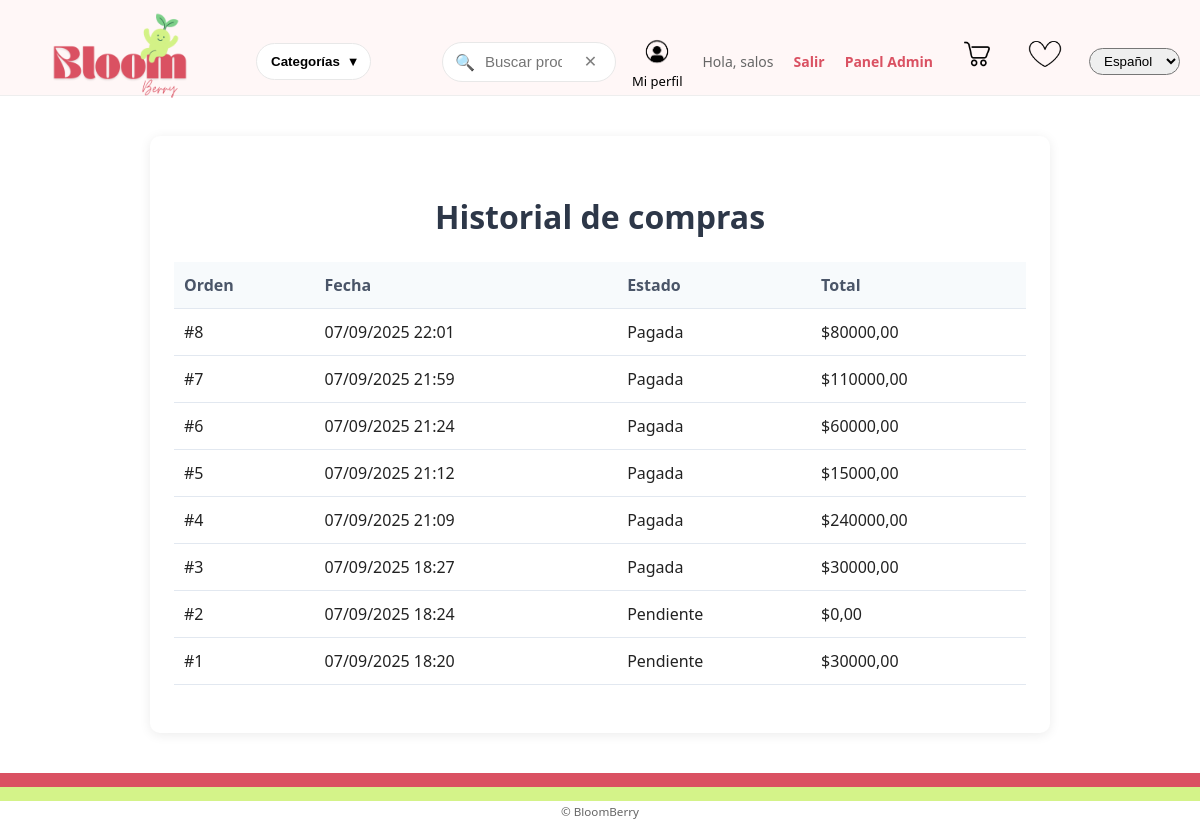
The page /orders/history/ (signed in) on the database its author committed.
### orders/models.py (models this page shows, shortened)
class OrderInfo(models.Model):
    user = models.ForeignKey(User, on_delete=models.CASCADE, related_name="orders")
    products = models.ManyToManyField(Product, through="OrderItem")
    total = models.DecimalField(max_digits=10, decimal_places=2)
    status = models.CharField(
        max_length=20,
        choices=[
            ("pending", "Pendiente"),
            ("paid", "Pagada"),
            ("shipped", "Enviada"),
            ("completed", "Completada"),
            ("cancelled", "Cancelada"),
        ],
        default="pending"
    )
    created_at = models.DateTimeField(auto_now_add=True)

### orders/views.py (the view)
# urls.py: path("history/", views.order_history_view, name="history"),
@login_required
def order_history_view(request):
    orders = OrderInfo.objects.filter(user=request.user).order_by("-created_at")
    return render(request, "orders/order_history.html", {"orders": orders})

### templates/orders/order_history.html (shortened to what this page needs)
{% extends "base.html" %}
{% load i18n %}
{% load static %}
{% block content %}
<link rel="stylesheet" href="{% static 'css/order_history.css' %}">
<div class="bb-order-history">
  <h2>{% trans "Historial de compras" %}</h2>
  {% if orders %}
    <table class="bb-table">
      <thead>
        <tr>
          <th>{% trans "Orden" %}</th>
          <th>{% trans "Fecha" %}</th>
          <th>{% trans "Estado" %}</th>
          <th>{% trans "Total" %}</th>
        </tr>
      </thead>
      <tbody>
        {% for order in orders %}
          <tr>
            <td>#{{ order.id }}</td>
            <td>{{ order.created_at|date:"d/m/Y H:i" }}</td>
            <td>{{ order.get_status_display }}</td>
            <td>${{ order.total|floatformat:2 }}</td>
          </tr>
        {% endfor %}
      </tbody>
    </table>
  {% else %}
    <p>{% trans "No tienes compras registradas aún." %}</p>
  {% endif %}
</div>
{% endblock %}

### templates/base.html (shortened to what this page needs)
{% load static i18n %}
<!doctype html>
<html lang="es">
<head>
  <link href="{% static 'css/main.css' %}" rel="stylesheet">
</head>
<body>
  <header class="bb-header">
    <div class="bb-header-inner">
      <a class="bb-logo" href="{% url 'products:home' %}">
        <img src="{% static 'img/logo1SinFondo.png' %}" alt="BloomBerry">
      </a>
      <div class="bb-categories">
        <button class="bb-cat-btn" type="button">
          {% trans "Categorías" %} <span class="bb-caret">▾</span>
        </button>
      </div>
      <form class="bb-search" action="#" method="get">
        <span class="bb-search-icon">🔍</span>
        <input name="q" type="search" placeholder="{% trans 'Buscar productos…' %}" aria-label="{% trans 'Buscar' %}">
        <button type="button" class="bb-search-clear" aria-label="{% trans 'Limpiar' %}">✕</button>
      </form>
      <div class="bb-actions">
        {% if user.is_authenticated %}
          <div class="bb-user-wrapper">
            <a class="bb-action-user" href="{% url 'users:profile' %}" title="{% trans 'Mi perfil' %}">
              <img src="{% static 'img/user.png' %}" alt="User">
            </a>
            <span class="bb-user-label">{% trans "Mi perfil" %}</span>
          </div>
          <span class="bb-hello">{% trans "Hola," %} {{ user.username }}</span>
          <a class="bb-link small" href="{% url 'logout' %}">{% trans 'Salir' %}</a>
          {% if user.is_staff %}
            <a class="bb-link small" href="{% url 'users:admin_dashboard' %}">{% trans 'Panel Admin' %}</a>
          {% endif %}
        {% endif %}
       <a class="bb-action-cart" href="{% url 'orders:cart' %}" title="{% trans 'Carrito' %}">
        <img src="{% static 'img/cart.png' %}" alt="Carrito">
      </a>
        <a class="bb-action-heart" href="{% url 'products:view_wishlist' %}" title="{% trans 'Favoritos' %}">
          <img src="{% static 'img/heart.png' %}" alt="Favoritos">
        </a>
        <form class="bb-lang" action="{% url 'set_language' %}" method="post">
          <select name="language" onchange="this.form.submit()">
            {% get_current_language as LANGUAGE_CODE %}
            {% get_available_languages as LANGUAGES %}
            {% for code, name in LANGUAGES %}
              <option value="{{ code }}" {% if code == LANGUAGE_CODE %}selected{% endif %}>{{ name }}</option>
            {% endfor %}
          </select>
        </form>
      </div>
    </div>
  </header>
  <main class="bb-main">
    {% block content %}{% endblock %}
  </main>
  <footer class="bb-footer">
    <div class="bb-footer-bar bb-pink"></div>
    <div class="bb-footer-bar bb-lime"></div>
    <small>© BloomBerry</small>
  </footer>
</body>
</html>

### static/css/main.css (style rules this page uses)
:root { --pink:#DA5162; --lime:#D4F389; --mint:#7DCF8A; --green:#46755B; --off:#FFF7F7; --text:#222; --muted:#666; --radius:14px; }
* { box-sizing:border-box }
html,body { margin:0;padding:0 }
body { font-family:system-ui,-apple-system,Segoe UI,Roboto,Inter,Arial,sans-serif; color:var(--text); background:#fff; }
.bb-header { background:var(--off); border-bottom:1px solid #eee; position:relative; z-index:5; }
.bb-header-inner { height:95px; max-width:1200px; margin:0 auto; display:grid; grid-template-columns:220px 170px 1fr auto; align-items:center; gap:16px; padding:14px 20px; }
.bb-logo { position:relative; height:95px; display:block; overflow:visible; }
.bb-logo img { position:absolute; left:0; bottom:-55px; height:200px; width:auto; display:block; }
.bb-categories { position:relative }
.bb-cat-btn { background:#fff; border:1px solid #e8e8e8; border-radius:999px; padding:10px 14px; cursor:pointer; font-weight:600; }
.bb-caret { margin-left:6px }
.bb-search { position:relative; display:flex; align-items:center; background:#fff; border:1px solid #e8e8e8; border-radius:999px; padding:8px 12px; }
.bb-search-icon { margin-right:8px }
.bb-search input { width:100%; border:0; outline:0; font-size:15px; background:transparent; }
.bb-search-clear { border:0; background:transparent; font-size:16px; cursor:pointer; opacity:.5; }
.bb-actions { display:flex; align-items:center; gap:20px; }
.bb-action-user, .bb-action-cart, .bb-action-heart { position:relative; width:48px; height:48px; display:inline-block; overflow:visible; }
.bb-action-user img { position:absolute; left:50%; top:50%; transform:translate(-50%,-50%); height:60px; width:auto; margin-top:10px; margin-bottom: 2px; }
.bb-action-cart img { position:absolute; left:50%; top:35%; transform:translate(-50%,-50%); height:80px; width:auto; }
.bb-action-heart img { position:absolute; left:50%; top:35%; transform:translate(-50%,-50%); height:80px; width:auto; margin-bottom:2px; }
.bb-user-wrapper { display:flex; flex-direction:column; align-items:center; line-height:1.15; }
.bb-user-label { margin-top:2px; margin-bottom: 10px; font-size:13px; color:#000; text-align:center; }
.bb-link { color:var(--pink); text-decoration:none; font-weight:600 }
.bb-link.small { font-size:14px }
.bb-hello { color:var(--muted); font-size:14px }
.bb-lang select { padding:4px 10px; border-radius:999px; }
.bb-main { max-width:1200px; margin:24px auto; padding:0 20px }
.bb-footer { margin-top:40px; text-align:center; color:var(--muted); font-size:14px }
.bb-footer-bar { height:14px }
.bb-footer .bb-pink { background:var(--pink) }
.bb-footer .bb-lime { background:var(--lime) }

### static/css/order_history.css (style rules this page uses)
.bb-order-history { max-width: 900px; margin: 40px auto; background: #fff; border-radius: 10px; box-shadow: 0 2px 12px rgba(0,0,0,0.08); padding: 32px 24px; }
.bb-order-history h2 { font-size: 2rem; margin-bottom: 24px; color: #2d3748; text-align: center; }
.bb-table { width: 100%; border-collapse: collapse; margin-bottom: 16px; }
.bb-table th, .bb-table td { padding: 12px 10px; text-align: left; border-bottom: 1px solid #e2e8f0; }
.bb-table th { background: #f7fafc; color: #4a5568; font-weight: 600; }

### rows shown on the page
OrderInfo: id "8", created_at "07/09/2025 22:01", status "Pagada", total "80000,00"
OrderInfo: id "7", created_at "07/09/2025 21:59", status "Pagada", total "110000,00"
OrderInfo: id "6", created_at "07/09/2025 21:24", status "Pagada", total "60000,00"
OrderInfo: id "5", created_at "07/09/2025 21:12", status "Pagada", total "15000,00"
OrderInfo: id "4", created_at "07/09/2025 21:09", status "Pagada", total "240000,00"
OrderInfo: id "3", created_at "07/09/2025 18:27", status "Pagada", total "30000,00"
OrderInfo: id "2", created_at "07/09/2025 18:24", status "Pendiente", total "0,00"
OrderInfo: id "1", created_at "07/09/2025 18:20", status "Pendiente", total "30000,00"

### other values the page prints
{{ user.username }} "salos"
form field language "Español"
